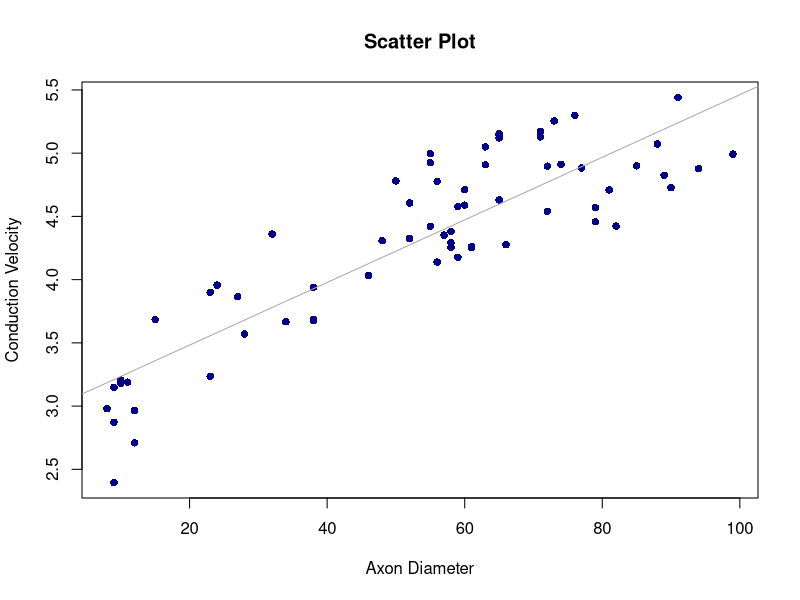
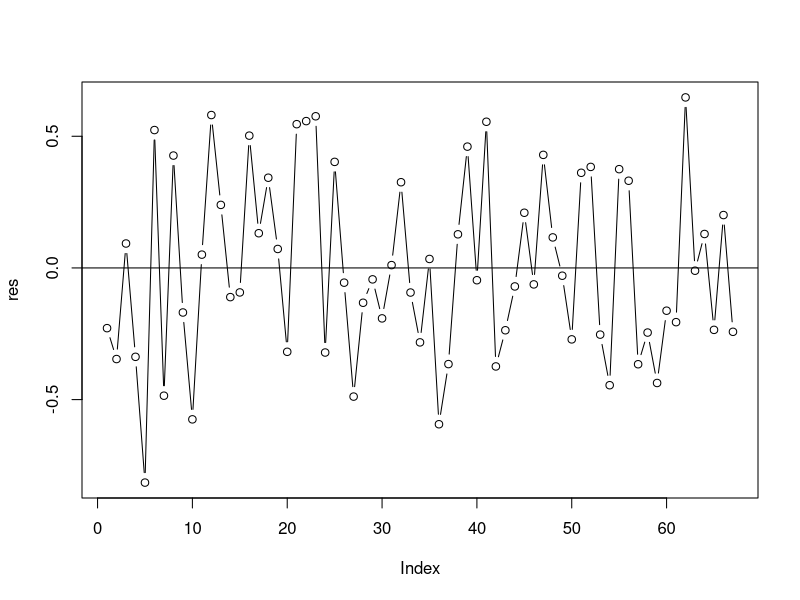
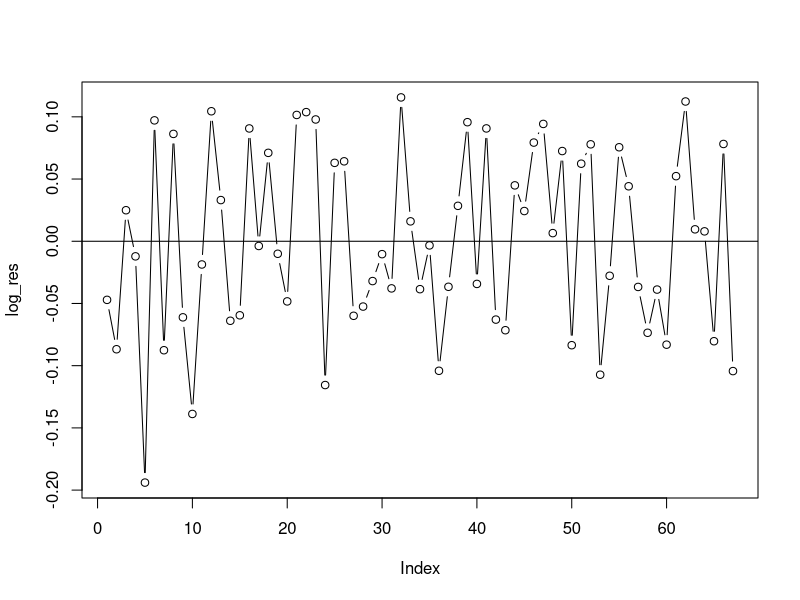
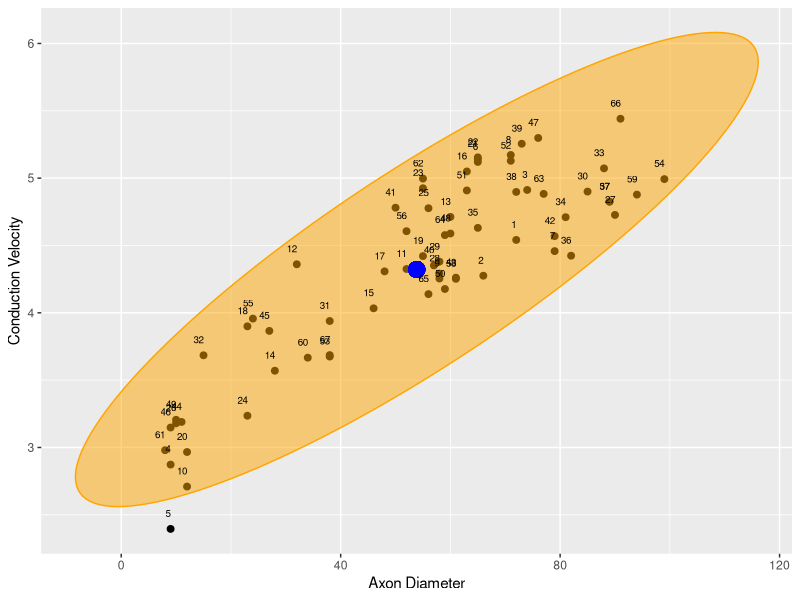

These figures' R source, in order:
## ---- chunk 1
knitr::opts_chunk$set(echo = TRUE)
## ---- chunk 2
library(ggplot2)
library(dplyr)
library(tidyverse)
df <- read.csv("dragon_neurons.csv")
head(df)
## ---- chunk 3
diameter <- df$'axon_diameter'
velocity <- df$'conduction_velocity'
## ---- chunk 4
#Computing the parameters of SLR
slope<-cor(velocity,diameter)*(sd(velocity)/sd(diameter))
slope
intercept<-mean(velocity)-slope*mean(diameter)
intercept
#Scatter plot with absolute line with linear fitting
plot(x =diameter,y=velocity,main='Scatter Plot',xlab = 'Axon Diameter', ylab = 'Conduction Velocity', pch = 16,col= "dark blue")
abline(lm(velocity~diameter),col ="dark gray")
## ---- chunk 5
#Creating a regular bestfit model
reg_mod <- lm(velocity ~ diameter, data = df)
res <- resid(reg_mod)
plot(res, type = "b") + abline(0, 0)

## ---- chunk 6
#Creating a log transformation model
logmodel <- lm(log(conduction_velocity) ~ log(axon_diameter), data = df)
log_res <- resid(logmodel)
plot(log_res, type = "b") + abline(0, 0)

## ---- chunk 7
var <- df[c("axon_diameter", "conduction_velocity")]
na.omit(var)
var.center = colMeans(var)
var.cov = cov(var)

rad = qchisq(p = 0.95, df = 2)

rad = sqrt(rad)

ellipse <- car::ellipse(center = var.center, shape = var.cov, radius = rad, segments = 150, draw = FALSE)

ellipse <- as.data.frame(ellipse)
colnames(ellipse) <- colnames(var)
figure <- ggplot(var , aes(x = axon_diameter , y = conduction_velocity)) +
       geom_point(size = 2) +
       geom_polygon(data = ellipse , fill = "orange" , color = "orange" , alpha = 0.5)+
       geom_point(aes(var.center[1] , var.center[2]) , size = 5 , color = "blue") +
       geom_text( aes(label = row.names(var)) , hjust = 1 , vjust = -1.5 ,size = 2.5 ) +
       ylab("Conduction Velocity") + xlab("Axon Diameter")
figure
## ---- chunk 8
#Calculating mahalanobis distance
distances <- mahalanobis(x = var, center = var.center, cov = var.cov)
cutoff <- qchisq(p = 0.95 , df = 2)
var[distances > cutoff ,]
print("Distance of outlier from the center of the ellipse")
distances[5]
## ---- chunk 9
#Summarising to get a difference between r squared values of the original model and the transformed one
summary(reg_mod)[8]
summary(logmodel)[8]
## ---- chunk 10
summary(reg_mod)
summary(logmodel)
